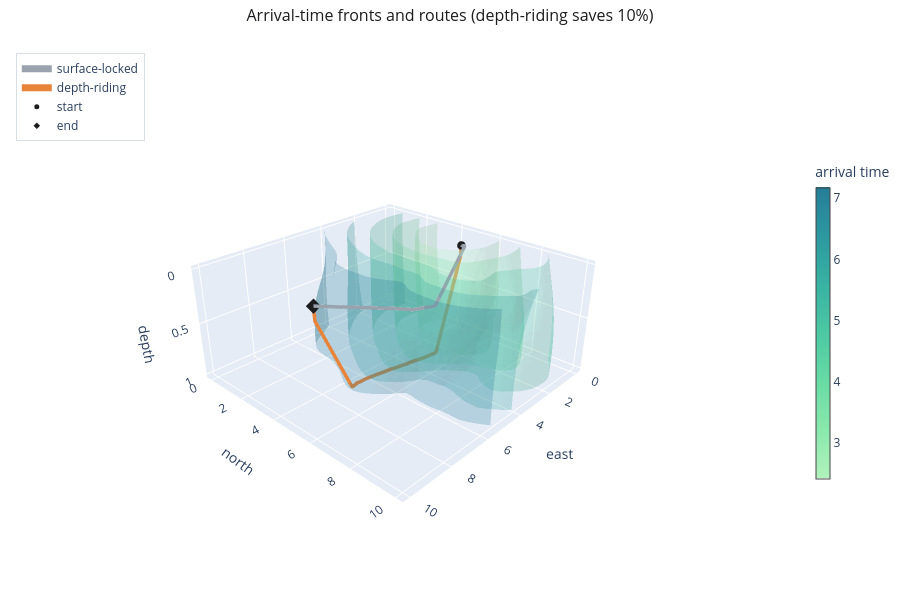

Notebook cell for this chart:
### Code cell
# Interactive 3-D: arrival-time isosurfaces + the two routes.
axx = np.linspace(EXTENT[0], EXTENT[1], shape[0])
axy = np.linspace(EXTENT[2], EXTENT[3], shape[1])
axz = np.linspace(EXTENT[4], EXTENT[5], shape[2])
GX, GY, GZ = np.meshgrid(axx, axy, axz, indexing="ij")

fig = go.Figure()
fig.add_trace(go.Isosurface(
    x=GX.flatten(), y=GY.flatten(), z=GZ.flatten(), value=T.flatten(),
    isomin=float(np.quantile(T, 0.08)), isomax=float(np.quantile(T, 0.6)),
    surface_count=5, opacity=0.25, colorscale="Tealgrn", showscale=True,
    caps=dict(x_show=False, y_show=False, z_show=False),
    colorbar=dict(title="arrival time", thickness=14, len=0.6)))

for path, color, name in [(surf.path, PALETTE["muted"], "surface-locked"),
                          (deep.path, PALETTE["accent"], "depth-riding")]:
    p = np.array(path)
    fig.add_trace(go.Scatter3d(x=p[:, 0], y=p[:, 1], z=p[:, 2], mode="lines",
                               line=dict(color=color, width=7), name=name))
for pt, lbl, sym in [(START, "start", "circle"), (END, "end", "diamond")]:
    pt = np.array(pt)
    fig.add_trace(go.Scatter3d(x=[pt[0]], y=[pt[1]], z=[pt[2]], mode="markers",
                               marker=dict(size=5, color=PALETTE["ink"], symbol=sym),
                               name=lbl))
ocean_layout(fig, f"Arrival-time fronts and routes (depth-riding saves {100 * saved:.0f}%)",
             height=600)
fig.show()

### Figure 1 — Plotly figure (JSON) as saved in the notebook; plotly's stock layout.template omitted (floating-point values rounded to 4 significant figures; data arrays with more than 128 entries replaced by an {"elided": "..."} marker saying what was removed)
{"data": [{"caps": {"x": {"show": false}, "y": {"show": false}, "z": {"show": false}}, "colorbar": {"len": 0.6, "thickness": 14, "title": {"text": "arrival time"}}, "colorscale": [[0.0, "rgb(176, 242, 188)"], [0.1667, "rgb(137, 232, 172)"], [0.3333, "rgb(103, 219, 165)"], [0.5, "rgb(76, 200, 163)"], [0.6667, "rgb(56, 178, 163)"], [0.8333, "rgb(44, 152, 160)"], [1.0, "rgb(37, 125, 152)"]], "isomax": 7.176, "isomin": 2.424, "opacity": 0.25, "showscale": true, "surface": {"count": 5}, "type": "isosurface", "value": {"elided": "22400 float values"}, "x": {"elided": "22400 float values"}, "y": {"elided": "22400 float values"}, "z": {"elided": "22400 float values"}}, {"line": {"color": "#9aa3ad", "width": 7}, "mode": "lines", "name": "surface-locked", "type": "scatter3d", "x": [1.0, 0.9962, 1.007, 1.002, 1.001, 0.9886, 0.9883, 0.9904, 0.9835, 0.9748, 0.9764, 0.9718, 5.886, 5.917, 5.931, 5.989, 6.036, 6.086, 6.592, 6.792, 6.827, 6.858, 6.867, 7.023, 8.959, 8.966, 8.978, 8.992, 9.0], "y": [5.0, 5.029, 5.039, 5.041, 5.056, 5.076, 5.08, 5.084, 5.118, 5.143, 5.155, 5.16, 7.709, 7.691, 7.684, 7.659, 7.637, 7.616, 7.338, 7.208, 7.184, 7.165, 7.16, 7.061, 5.168, 5.138, 5.089, 5.033, 5.0], "z": [0.05, 0.06258, 0.05021, 0.05399, 0.053, 0.04734, 0.0466, 0.0498, 0.04671, 0.04677, 0.0494, 0.04854, 0.09295, 0.09288, 0.09358, 0.09401, 0.09738, 0.09335, 0.0965, 0.08853, 0.08688, 0.08561, 0.08517, 0.07491, 0.04349, 0.04369, 0.04618, 0.04836, 0.05]}, {"line": {"color": "#e8833a", "width": 7}, "mode": "lines", "name": "depth-riding", "type": "scatter3d", "x": [1.0, 1.007, 1.013, 2.738, 2.751, 2.804, 2.844, 2.95, 3.178, 3.454, 3.888, 4.18, 4.275, 4.491, 4.76, 5.047, 5.442, 5.762, 6.227, 6.456, 6.618, 6.728, 6.799, 6.84, 6.905, 7.01, 8.999, 9.0, 9.0], "y": [5.0, 4.992, 4.986, 5.237, 5.237, 5.234, 5.231, 5.222, 5.197, 5.154, 5.066, 4.999, 4.977, 4.924, 4.861, 4.797, 4.719, 4.667, 4.618, 4.607, 4.604, 4.606, 4.61, 4.611, 4.615, 4.621, 5.038, 5.019, 5.0], "z": [0.05, 0.1091, 0.1582, 1.001, 1.0, 0.9988, 0.9978, 0.9952, 0.9952, 0.9976, 0.9938, 0.9952, 0.9979, 0.9978, 0.999, 0.9968, 0.9991, 0.9971, 0.9927, 0.9932, 0.9927, 0.9876, 0.995, 0.9943, 0.9965, 1.0, 0.1745, 0.1136, 0.05]}, {"marker": {"color": "#1d1d1f", "size": 5, "symbol": "circle"}, "mode": "markers", "name": "start", "type": "scatter3d", "x": [1.0], "y": [5.0], "z": [0.05]}, {"marker": {"color": "#1d1d1f", "size": 5, "symbol": "diamond"}, "mode": "markers", "name": "end", "type": "scatter3d", "x": [9.0], "y": [5.0], "z": [0.05]}], "layout": {"height": 600, "legend": {"bgcolor": "rgba(255,255,255,0.6)", "bordercolor": "#d8dee6", "borderwidth": 1, "x": 0.02, "y": 0.98}, "margin": {"b": 0, "l": 0, "r": 0, "t": 42}, "paper_bgcolor": "white", "scene": {"aspectmode": "manual", "aspectratio": {"x": 1, "y": 1, "z": 0.45}, "camera": {"eye": {"x": 1.6, "y": 1.5, "z": 1.1}}, "xaxis": {"showspikes": false, "title": {"text": "east"}}, "yaxis": {"showspikes": false, "title": {"text": "north"}}, "zaxis": {"autorange": "reversed", "showspikes": false, "title": {"text": "depth"}}}, "title": {"font": {"color": "#1d1d1f", "size": 16}, "text": "Arrival-time fronts and routes (depth-riding saves 10%)", "x": 0.5, "xanchor": "center"}}}
